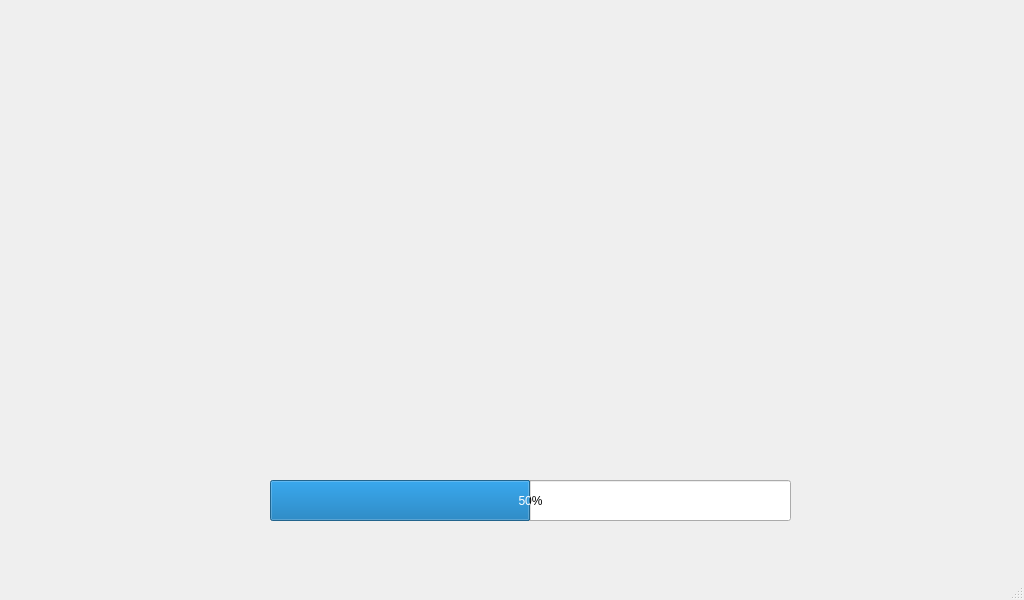
<?xml version="1.0" encoding="UTF-8"?>
<ui version="4.0">
 <class>MainWindow</class>
 <widget class="QMainWindow" name="MainWindow">
  <property name="geometry">
   <rect>
    <x>0</x>
    <y>0</y>
    <width>1024</width>
    <height>600</height>
   </rect>
  </property>
  <property name="windowTitle">
   <string>MainWindow</string>
  </property>
  <widget class="QWidget" name="centralwidget">
   <widget class="QLabel" name="label">
    <property name="enabled">
     <bool>true</bool>
    </property>
    <property name="geometry">
     <rect>
      <x>0</x>
      <y>0</y>
      <width>1024</width>
      <height>600</height>
     </rect>
    </property>
    <property name="text">
     <string/>
    </property>
    <property name="pixmap">
     <pixmap>/home/decas/ui/DecasUI_New/pics/Standby.png</pixmap>
    </property>
    <property name="scaledContents">
     <bool>true</bool>
    </property>
   </widget>
   <widget class="QProgressBar" name="progressBar">
    <property name="geometry">
     <rect>
      <x>270</x>
      <y>480</y>
      <width>521</width>
      <height>41</height>
     </rect>
    </property>
    <property name="autoFillBackground">
     <bool>false</bool>
    </property>
    <property name="value">
     <number>50</number>
    </property>
   </widget>
   <widget class="QLabel" name="label_2">
    <property name="geometry">
     <rect>
      <x>310</x>
      <y>170</y>
      <width>400</width>
      <height>271</height>
     </rect>
    </property>
    <property name="text">
     <string/>
    </property>
    <property name="pixmap">
     <pixmap>/home/decas/ui/DecasUI_New/pics/Decas_Logo.png</pixmap>
    </property>
   </widget>
  </widget>
  <widget class="QMenuBar" name="menubar">
   <property name="geometry">
    <rect>
     <x>0</x>
     <y>0</y>
     <width>1024</width>
     <height>21</height>
    </rect>
   </property>
  </widget>
  <widget class="QStatusBar" name="statusbar"/>
 </widget>
 <resources/>
 <connections/>
</ui>
